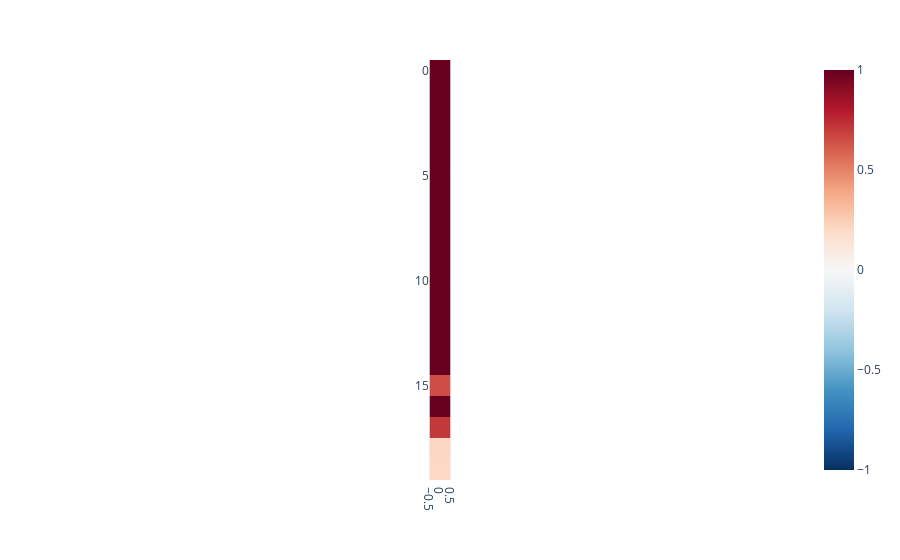

Here is the notebook cell this chart was saved with:
### Code cell
dot = [0 for i in range(input_size)]
for i in range(input_size):
    idx = torch.zeros(input_size)
    idx[i] = 1
    s = 0
    embed_a = w1@idx
    for j in range(input_size):
        if i==j:
            continue
        idx = torch.zeros(input_size)
        idx[j] = 1
        embed_b = w1@idx
        s+= (torch.dot(embed_a,embed_b))**2
    
    dot[i] = s

dot = torch.tensor(dot)
print(dot)
visualise_tensor(dot.reshape(-1,1))

### Figure 1 — Plotly figure (JSON) as saved in the notebook; plotly's stock layout.template omitted (floating-point values rounded to 4 significant figures)
{"data": [{"coloraxis": "coloraxis", "hovertemplate": "x: %{x}<br>y: %{y}<br>color: %{z}<extra></extra>", "name": "0", "type": "heatmap", "xaxis": "x", "yaxis": "y", "z": [[2.998], [2.835], [2.937], [3.051], [3.001], [2.978], [2.892], [2.867], [2.789], [2.781], [2.752], [2.544], [2.53], [2.245], [2.37], [0.6492], [1.626], [0.7086], [0.2118], [0.2062]]}], "layout": {"coloraxis": {"cmax": 1, "cmin": -1, "colorscale": [[0, "rgb(5,48,97)"], [0.1, "rgb(33,102,172)"], [0.2, "rgb(67,147,195)"], [0.3, "rgb(146,197,222)"], [0.4, "rgb(209,229,240)"], [0.5, "rgb(247,247,247)"], [0.6, "rgb(253,219,199)"], [0.7, "rgb(244,165,130)"], [0.8, "rgb(214,96,77)"], [0.9, "rgb(178,24,43)"], [1, "rgb(103,0,31)"]]}, "margin": {"t": 60}, "xaxis": {"anchor": "y", "constrain": "domain", "domain": [0, 1], "scaleanchor": "y"}, "yaxis": {"anchor": "x", "autorange": "reversed", "constrain": "domain", "domain": [0, 1]}}}
